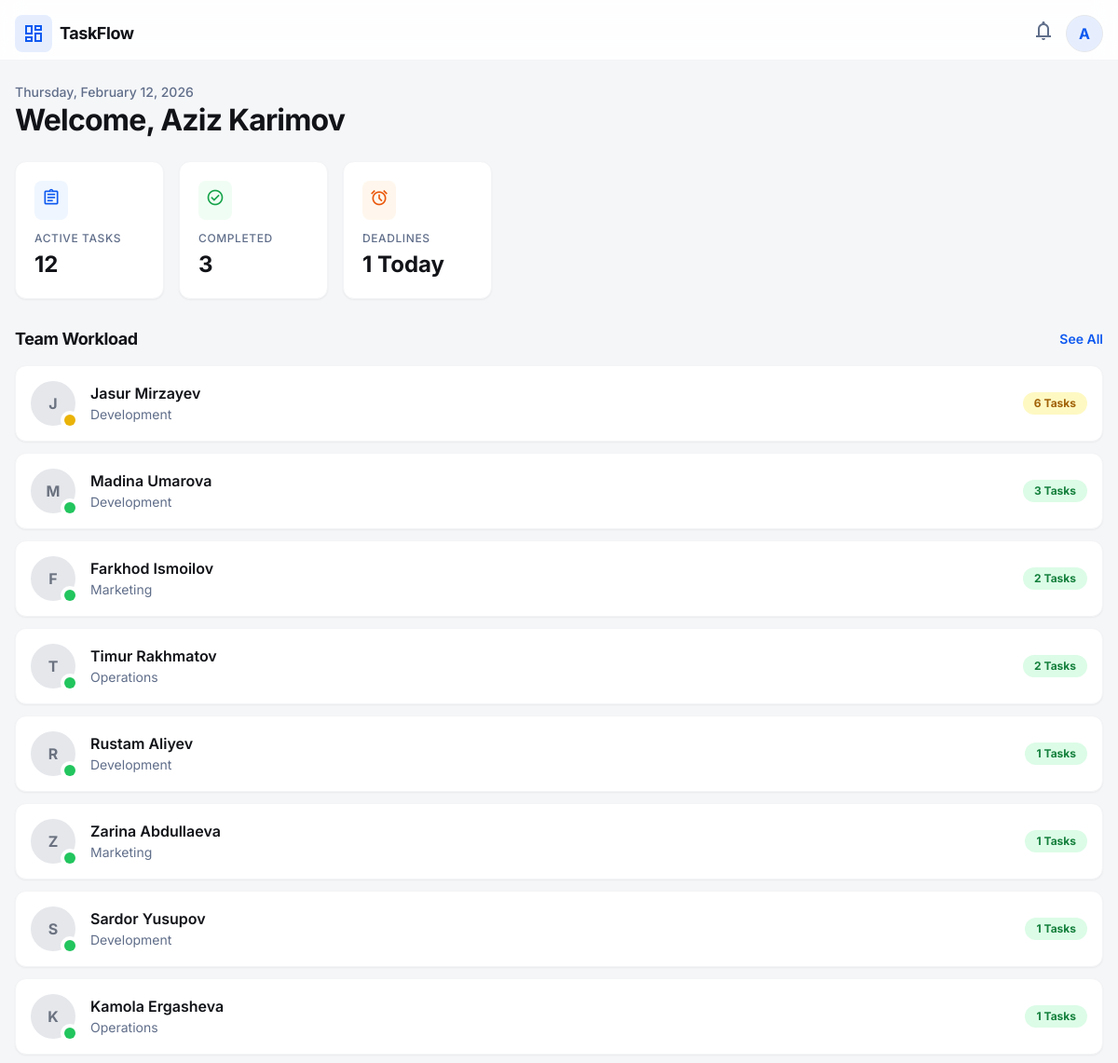
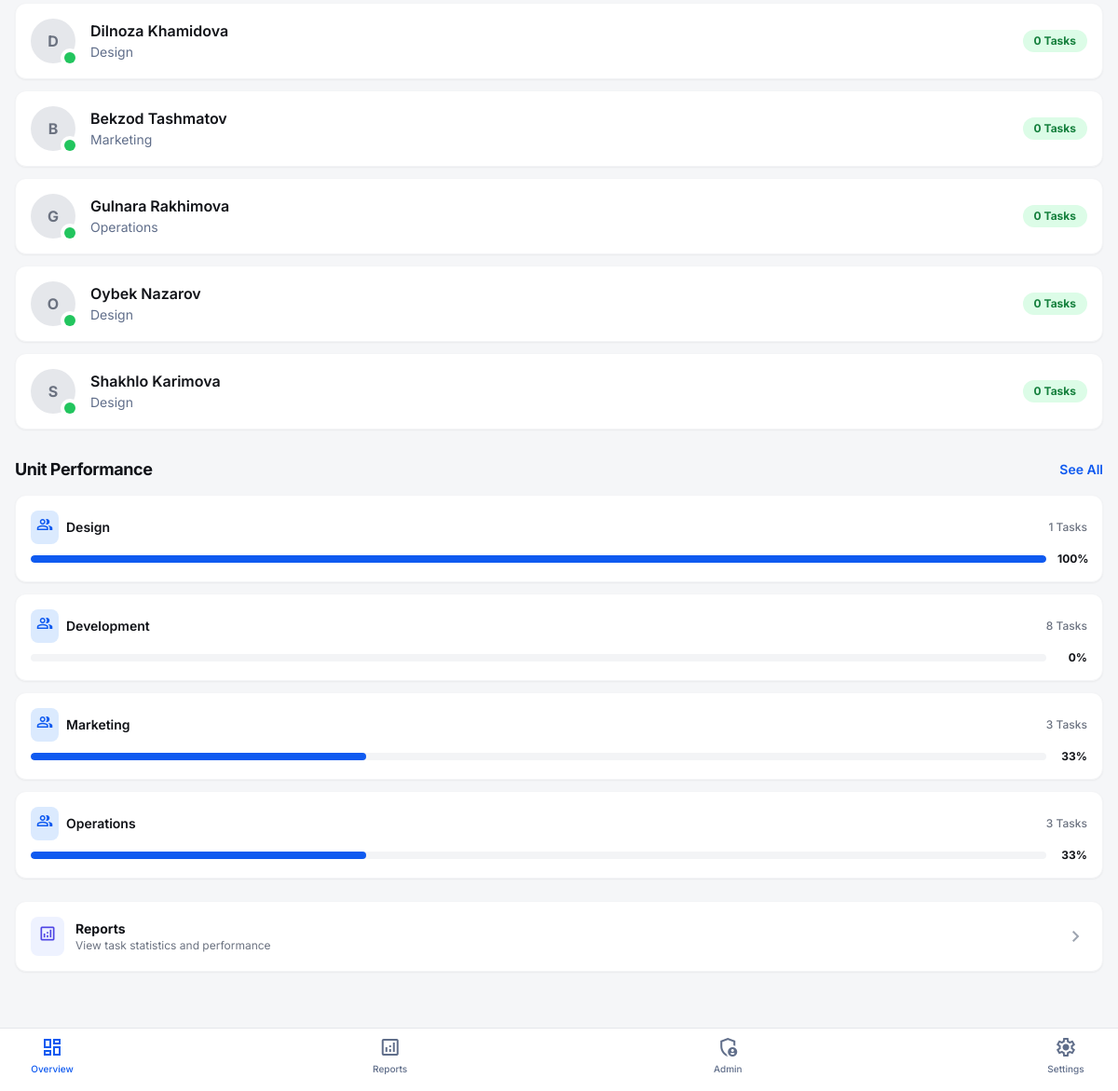
The app's page /dashboard (signed in) with its own data (2 pictures, top to bottom).
### tables this page shows
CREATE TABLE users (
            id INTEGER PRIMARY KEY AUTOINCREMENT,
            name TEXT NOT NULL,
            role TEXT NOT NULL,
            unit_id INTEGER,
            telegram_id TEXT NOT NULL UNIQUE,
            phone TEXT,
            is_admin BOOLEAN DEFAULT 0,
            active BOOLEAN DEFAULT 1,
            created_at TIMESTAMP DEFAULT CURRENT_TIMESTAMP,
            FOREIGN KEY (unit_id) REFERENCES units(id)
        );

CREATE TABLE units (
            id INTEGER PRIMARY KEY AUTOINCREMENT,
            name TEXT NOT NULL,
            head_user_id INTEGER,
            FOREIGN KEY (head_user_id) REFERENCES users(id)
        );

### app.py (the view)
@app.route('/dashboard')
@login_required
def dashboard():
    user = g.current_user
    if user.role in ('Staff', 'Intern'):
        return redirect(url_for('tasks_list'))
    stats = get_dashboard_stats(user)
    current_date = date.today().strftime('%A, %B %d, %Y')
    team = get_team_workload() if user.role in ('Head', 'Deputy') else []
    units = get_unit_performance() if user.role in ('Head', 'Deputy') else []
    unit_staff = get_unit_team_workload(user.unit_id) if user.role == 'HeadOfUnit' else []
    other_units = get_unit_performance_for_head_of_unit(user.unit_id) if user.role == 'HeadOfUnit' else []
    return render_template('dashboard.html',
                           stats=stats,
                           team_workload=team,
                           unit_performance=units,
                           unit_staff=unit_staff,
                           other_units=other_units,
                           current_date=current_date)

### app.py (called while the page is built)
@app.before_request
def load_current_user():
    user_id = session.get('user_id')
    if user_id:
        g.current_user = get_user_by_id(user_id)
    else:
        g.current_user = None

@app.context_processor
def inject_globals():
    user = g.get('current_user')
    notif_count = 0
    is_admin = False
    if user:
        notif_count = get_notification_count(user.id, user.role, user.unit_id)
        is_admin = bool(user.get('is_admin'))
    return {
        'current_user': user,
        'is_admin': is_admin,
        'notification_count': notif_count,
    }

### auth.py (called while the page is built)
def login_required(f):
    @wraps(f)
    def decorated_function(*args, **kwargs):
        if g.current_user is None:
            return redirect(url_for('login'))
        return f(*args, **kwargs)
    return decorated_function

### models.py (called while the page is built, shortened)
def get_db():
    conn = sqlite3.connect(DATABASE)
    conn.row_factory = sqlite3.Row
    conn.execute("PRAGMA foreign_keys = ON")
    return conn

def _to_dotdict(row):
    if row is None:
        return None
    return DotDict(dict(row))

def get_user_by_id(user_id):
    conn = get_db()
    row = conn.execute("SELECT * FROM users WHERE id = ?", (user_id,)).fetchone()
    conn.close()
    return _to_dotdict(row)

def get_team_workload():
    conn = get_db()
    rows = conn.execute("""
        SELECT u.id, u.name, un.name as unit_name,
               COUNT(DISTINCT CASE WHEN t.status IN ('Not Started', 'In Progress', 'Pending Approval') THEN t.id END) as task_count,
               MAX(t.overload_flag) as overload_flag
        FROM users u
        LEFT JOIN units un ON u.unit_id = un.id
        LEFT JOIN task_assignees ta ON u.id = ta.user_id
        LEFT JOIN tasks t ON ta.task_id = t.id
        WHERE u.role IN ('Staff', 'Intern', 'HeadOfUnit') AND u.active = 1
        GROUP BY u.id
        ORDER BY task_count DESC
    """).fetchall()
    conn.close()
    return [DotDict(dict(r)) for r in rows]

def get_notification_count(user_id, role, unit_id):
    conn = get_db()
    if role in ('Head', 'Deputy'):
        count = conn.execute(
            """SELECT COUNT(*) FROM activity_log
               WHERE user_id != ? AND timestamp >= datetime('now', '-1 day')""",
            (user_id,)
        ).fetchone()[0]
    conn.close()
    return count

### templates/dashboard.html (shortened to what this page needs)
{% extends "base.html" %}
{% block content %}
<div class="px-4 pt-6 pb-2">
<p class="text-[#606e8a] dark:text-gray-400 text-sm font-medium">{{ current_date }}</p>
<h1 class="text-[#111318] dark:text-white tracking-tight text-[32px] font-bold leading-tight">Welcome, {{ current_user.name }}</h1>
</div>
<div class="flex overflow-x-auto gap-4 p-4 no-scrollbar snap-x">
<div class="flex min-w-[160px] flex-col gap-3 rounded-xl p-5 bg-white dark:bg-[#1A2230] shadow-sm border border-gray-100 dark:border-gray-800 snap-center">
<div class="flex items-center justify-between">
<div class="p-2 bg-blue-50 dark:bg-blue-900/20 rounded-lg text-primary">
<span class="material-symbols-outlined text-[20px]">assignment</span>
</div>
</div>
<div>
<p class="text-[#606e8a] dark:text-gray-400 text-xs font-medium uppercase tracking-wider">Active Tasks</p>
<p class="text-[#111318] dark:text-white text-2xl font-bold mt-1">{{ stats.active_tasks }}</p>
</div>
</div>
<div class="flex min-w-[160px] flex-col gap-3 rounded-xl p-5 bg-white dark:bg-[#1A2230] shadow-sm border border-gray-100 dark:border-gray-800 snap-center">
<div class="flex items-center justify-between">
<div class="p-2 bg-green-50 dark:bg-green-900/20 rounded-lg text-green-600">
<span class="material-symbols-outlined text-[20px]">check_circle</span>
</div>
</div>
<div>
<p class="text-[#606e8a] dark:text-gray-400 text-xs font-medium uppercase tracking-wider">Completed</p>
<p class="text-[#111318] dark:text-white text-2xl font-bold mt-1">{{ stats.completed_tasks }}</p>
</div>
</div>
<div class="flex min-w-[160px] flex-col gap-3 rounded-xl p-5 bg-white dark:bg-[#1A2230] shadow-sm border border-gray-100 dark:border-gray-800 snap-center">
<div class="flex items-center justify-between">
<div class="p-2 bg-orange-50 dark:bg-orange-900/20 rounded-lg text-orange-600">
<span class="material-symbols-outlined text-[20px]">alarm</span>
</div>
</div>
<div>
<p class="text-[#606e8a] dark:text-gray-400 text-xs font-medium uppercase tracking-wider">Deadlines</p>
<p class="text-[#111318] dark:text-white text-2xl font-bold mt-1">{{ stats.deadlines_today }} Today</p>
</div>
</div>
</div>
{% if current_user.role in ['Head', 'Deputy'] %}
<div class="mt-2">
<div class="flex items-center justify-between px-4 pb-2 pt-2">
<h3 class="text-[#111318] dark:text-white text-lg font-bold leading-tight tracking-tight">Team Workload</h3>
<a href="{{ url_for('team_workload') }}" class="text-primary text-sm font-semibold hover:opacity-80">See All</a>
</div>
<div class="flex flex-col gap-3 px-4 mt-2">
{% for staff in team_workload %}
<div class="flex items-center gap-4 bg-white dark:bg-[#1A2230] p-4 rounded-xl shadow-sm border border-gray-100 dark:border-gray-800">
<div class="relative">
<div class="bg-center bg-no-repeat aspect-square bg-cover rounded-full h-12 w-12 bg-gray-200 dark:bg-gray-700 flex items-center justify-center text-gray-500 dark:text-gray-400 font-bold">
{{ staff.name[0] }}
</div>
<div class="absolute -bottom-1 -right-1 flex size-5 items-center justify-center rounded-full bg-white dark:bg-[#1A2230]">
<div class="size-3 rounded-full
{% if staff.task_count <= 3 %}bg-green-500
{% elif staff.task_count >= 7 %}bg-red-500
{% else %}bg-yellow-500{% endif %}"></div>
</div>
</div>
<div class="flex flex-col flex-1">
<p class="text-[#111318] dark:text-white text-base font-semibold leading-normal line-clamp-1">{{ staff.name }}</p>
<p class="text-[#606e8a] dark:text-gray-400 text-sm font-normal leading-normal line-clamp-1">{{ staff.unit_name or 'No Unit' }}</p>
</div>
<div class="flex items-center gap-2">
<span class="px-3 py-1 rounded-full
{% if staff.task_count <= 3 %}bg-green-100 dark:bg-green-900/30 text-green-700 dark:text-green-300
{% elif staff.task_count >= 7 %}bg-red-100 dark:bg-red-900/30 text-red-700 dark:text-red-300
{% else %}bg-yellow-100 dark:bg-yellow-900/30 text-yellow-700 dark:text-yellow-300{% endif %}
text-xs font-bold">{{ staff.task_count }} Tasks</span>
</div>
</div>
{% endfor %}
</div>
</div>
{% endif %}
{% if current_user.role in ['Head', 'Deputy'] %}
<div class="mt-6">
<div class="flex items-center justify-between px-4 pb-2 pt-2">
<h3 class="text-[#111318] dark:text-white text-lg font-bold leading-tight tracking-tight">Unit Performance</h3>
<a href="{{ url_for('units_performance') }}" class="text-primary text-sm font-semibold hover:opacity-80">See All</a>
</div>
<div class="flex flex-col gap-3 px-4 mt-2">
{% for unit in unit_performance %}
<div class="bg-white dark:bg-[#1A2230] p-4 rounded-xl shadow-sm border border-gray-100 dark:border-gray-800">
<div class="flex justify-between items-center mb-2">
<div class="flex items-center gap-2">
<span class="bg-blue-100 dark:bg-blue-900/30 p-1.5 rounded-lg">
<span class="material-symbols-outlined text-primary text-[18px]">group</span>
</span>
<span class="font-semibold text-sm dark:text-white">{{ unit.name }}</span>
</div>
<span class="text-xs font-medium text-gray-500 dark:text-gray-400">{{ unit.total_tasks }} Tasks</span>
</div>
<div class="flex items-center gap-3">
<div class="flex-1 h-2 bg-gray-100 dark:bg-gray-700 rounded-full overflow-hidden">
<div class="h-full bg-primary rounded-full" style="width: {{ unit.completion_rate }}%"></div>
</div>
<span class="text-xs font-bold text-[#111318] dark:text-white w-8 text-right">{{ unit.completion_rate }}%</span>
</div>
</div>
{% endfor %}
</div>
</div>
{% endif %}
{% if current_user.role in ['Head', 'Deputy'] %}
<div class="mt-6 mb-8 px-4">
<a href="{{ url_for('reports') }}" class="flex items-center gap-3 bg-white dark:bg-[#1A2230] p-4 rounded-xl shadow-sm border border-gray-100 dark:border-gray-800 hover:border-primary transition-colors">
<div class="p-2 bg-indigo-50 dark:bg-indigo-900/20 rounded-lg text-indigo-600">
<span class="material-symbols-outlined text-[20px]">analytics</span>
</div>
<div class="flex-1">
<p class="text-sm font-bold text-[#111318] dark:text-white">Reports</p>
<p class="text-xs text-gray-500 dark:text-gray-400">View task statistics and performance</p>
</div>
<span class="material-symbols-outlined text-gray-400">chevron_right</span>
</a>
</div>
{% endif %}
{% endblock %}

### templates/base.html (shortened to what this page needs)
<!DOCTYPE html>
<html class="light" lang="en">
<head>
    <script src="https://cdn.tailwindcss.com?plugins=forms,container-queries"></script>
    <script id="tailwind-config">
        tailwind.config = {
            darkMode: "class",
            theme: {
                extend: {
                    colors: {
                        "primary": "#0f5af0",
                        "background-light": "#f5f6f8",
                        "background-dark": "#101622",
                        "card-light": "#ffffff",
                        "card-dark": "#1a2230",
                    },
                    fontFamily: {
                        "display": ["Inter", "sans-serif"]
                    },
                    borderRadius: {
                        "DEFAULT": "0.25rem",
                        "md": "0.375rem",
                        "lg": "0.5rem",
                        "xl": "0.75rem",
                        "2xl": "1rem",
                        "full": "9999px"
                    },
                },
            },
        }
    </script>
</head>
<body class="bg-background-light dark:bg-background-dark text-[#111318] dark:text-white pb-24">
    <div class="sticky top-0 z-50 flex items-center bg-white/90 dark:bg-[#101622]/90 backdrop-blur-md p-4 pb-2 justify-between border-b border-gray-100 dark:border-gray-800">
        <div class="flex items-center gap-2">
            <div class="flex items-center justify-center size-10 rounded-lg bg-primary/10 text-primary">
                <span class="material-symbols-outlined">dashboard</span>
            </div>
            <span class="text-lg font-bold tracking-tight dark:text-white">TaskFlow</span>
        </div>
        <div class="flex items-center justify-end gap-3">
            <a href="{{ url_for('notifications') if current_user else '#' }}" class="relative text-[#606e8a] dark:text-gray-400 hover:text-primary transition-colors">
                <span class="material-symbols-outlined">notifications</span>
            </a>
            {% if current_user %}
            <div class="relative group">
                <button class="flex size-10 items-center justify-center overflow-hidden rounded-full border border-gray-200 dark:border-gray-700 bg-primary/10 text-primary font-bold hover:bg-primary/20 transition-colors">
                    {{ current_user.name[0] }}
                </button>
            </div>
            {% endif %}
        </div>
    </div>
    <main>
        {% block content %}{% endblock %}
    </main>
    {% if current_user %}
    <div class="fixed bottom-0 w-full bg-white dark:bg-[#101622] border-t border-gray-200 dark:border-gray-800 pb-safe pt-2 px-6 z-50">
        <div class="flex justify-between items-end pb-4">
            {% if current_user.role in ('Head', 'Deputy') %}
            <a href="{{ url_for('dashboard') }}" class="flex flex-col items-center gap-1 w-16 {% if request.endpoint == 'dashboard' %}text-primary{% else %}text-[#606e8a] dark:text-gray-400 hover:text-primary dark:hover:text-primary{% endif %} group transition-colors">
                <span class="material-symbols-outlined text-[24px] group-hover:scale-110 transition-transform">dashboard</span>
                <span class="text-[10px] font-medium">Overview</span>
            </a>
            <a href="{{ url_for('reports') }}" class="flex flex-col items-center gap-1 w-16 {% if request.endpoint == 'reports' %}text-primary{% else %}text-[#606e8a] dark:text-gray-400 hover:text-primary dark:hover:text-primary{% endif %} group transition-colors">
                <span class="material-symbols-outlined text-[24px] group-hover:scale-110 transition-transform">analytics</span>
                <span class="text-[10px] font-medium">Reports</span>
            </a>
            {% if is_admin %}
            <a href="{{ url_for('admin_panel') }}" class="flex flex-col items-center gap-1 w-16 {% if request.endpoint in ('admin_users', 'admin_units', 'admin_activity_log') %}text-primary{% else %}text-[#606e8a] dark:text-gray-400 hover:text-primary dark:hover:text-primary{% endif %} group transition-colors">
                <span class="material-symbols-outlined text-[24px] group-hover:scale-110 transition-transform">admin_panel_settings</span>
                <span class="text-[10px] font-medium">Admin</span>
            </a>
            {% endif %}
            <a href="{{ url_for('settings') }}" class="flex flex-col items-center gap-1 w-16 {% if request.endpoint == 'settings' %}text-primary{% else %}text-[#606e8a] dark:text-gray-400 hover:text-primary dark:hover:text-primary{% endif %} group transition-colors">
                <span class="material-symbols-outlined text-[24px] group-hover:scale-110 transition-transform">settings</span>
                <span class="text-[10px] font-medium">Settings</span>
            </a>
            {% endif %}
        </div>
    </div>
    {% endif %}
</body>
</html>

### templates/base.html (style rules this page uses)
.no-scrollbar, .hide-scrollbar { -ms-overflow-style: none; scrollbar-width: none; }
.material-symbols-outlined { font-variation-settings: 'FILL' 0, 'wght' 400, 'GRAD' 0, 'opsz' 24; }
body { font-family: 'Inter', sans-serif; min-height: max(884px, 100dvh); }

### records on screen
users: name "A", name "Aziz Karimov"
users: name "J", name "Jasur Mirzayev", unit_name "Development", task_count "6"
users: name "M", name "Madina Umarova", unit_name "Development", task_count "3"
users: name "F", name "Farkhod Ismoilov", unit_name "Marketing", task_count "2"
users: name "T", name "Timur Rakhmatov", unit_name "Operations", task_count "2"
users: name "R", name "Rustam Aliyev", unit_name "Development", task_count "1"
users: name "Z", name "Zarina Abdullaeva", unit_name "Marketing", task_count "1"
users: name "S", name "Sardor Yusupov", unit_name "Development", task_count "1"
users: name "K", name "Kamola Ergasheva", unit_name "Operations", task_count "1"
users: name "D", name "Dilnoza Khamidova", unit_name "Design", task_count "0"
users: name "B", name "Bekzod Tashmatov", unit_name "Marketing", task_count "0"
users: name "G", name "Gulnara Rakhimova", unit_name "Operations", task_count "0"
users: name "O", name "Oybek Nazarov", unit_name "Design", task_count "0"
users: name "S", name "Shakhlo Karimova", unit_name "Design", task_count "0"
units: name "Design", total_tasks "1", completion_rate "100"
units: name "Development", total_tasks "8", completion_rate "0"
units: name "Marketing", total_tasks "3", completion_rate "33"
units: name "Operations", total_tasks "3", completion_rate "33"

### other values on screen
{{ stats.active_tasks }} "12"
{{ stats.completed_tasks }} "3"
{{ stats.deadlines_today }} "1"
